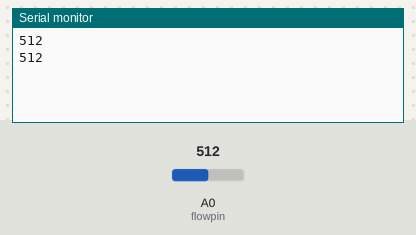
Bench run of a sketch on a simulated Arduino Uno, built with avr-gcc and run on an emulated ATmega328P. Parts: the last lines printed to the serial monitor. The test bench sets the inputs (shaded band); at power-on: A0 (flowpin) = 512.

Above: at 1.8 s.
1.9 s: A0 (flowpin) set to 716
At 2.8 s:
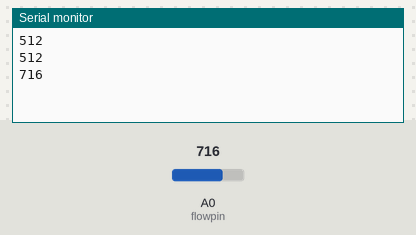
3.4 s: A0 (flowpin) set to 900
At 4.8 s:
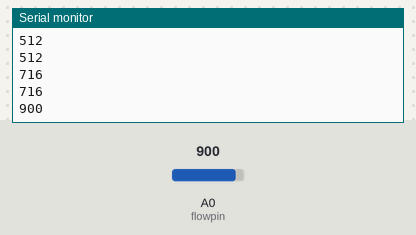
Timing chart, 0 to 6.4 s (numbered marks = the images above; inputs shaded):
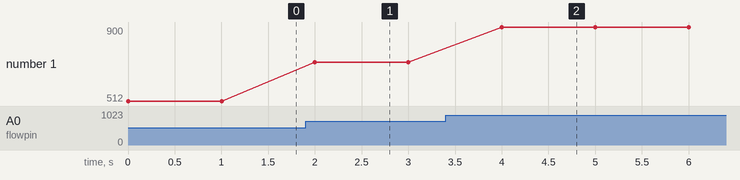

The sketch:

PP22_Winsen_fr03h.ino
```cpp
int flowpin = A0;

void setup() {
  Serial.begin(9600);
}

void loop() {
    Serial.println(analogRead(flowpin));
    delay(1000);
}
```

Measured:
- after the input at 1.9 s, the serial monitor: prints a new line after 0.10 s (image 1)
- after the input at 3.4 s, the serial monitor: prints a new line after 0.60 s (image 2)
- plotted number 1: 512 → 716 after the input at 1.9 s, 716 → 900 after the input at 3.4 s
